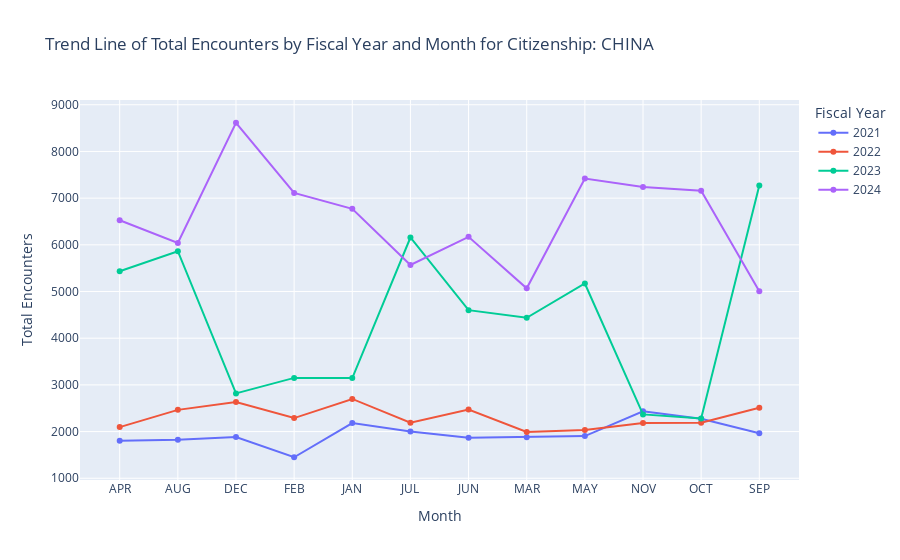

Notebook cell for this chart:
### Code cell
# Create a trend line graph for the Sum of Encounter by Fiscal Year and Month for Citizenship == 'CHINA'. Add sum of Encounter Count to the table.
china_encounters = encounters_aor_df[encounters_aor_df['Citizenship'] == 'CHINA']
china_encounters_by_year_month = china_encounters.groupby(['Fiscal Year', 'Month'])['Encounter Count'].sum().unstack(fill_value=0)  
fig = px.line(china_encounters_by_year_month.reset_index().melt(id_vars='Fiscal Year', var_name='Month', value_name='Encounter Count'),
              x='Month', y='Encounter Count', color='Fiscal Year',
              title='Trend Line of Total Encounters by Fiscal Year and Month for Citizenship: CHINA',
              labels={'Encounter Count': 'Total Encounters', 'Month': 'Month'})
fig.update_traces(mode='lines+markers')
fig.update_layout(yaxis_title='Total Encounters', xaxis_title='Month')
fig.show()

### Figure 1 — Plotly figure (JSON) as saved in the notebook; plotly's stock layout.template omitted (floating-point values rounded to 4 significant figures)
{"data": [{"hovertemplate": "Fiscal Year=2021<br>Month=%{x}<br>Total Encounters=%{y}<extra></extra>", "legendgroup": "2021", "line": {"color": "#636efa", "dash": "solid"}, "marker": {"symbol": "circle"}, "mode": "lines+markers", "name": "2021", "orientation": "v", "showlegend": true, "type": "scatter", "x": ["APR", "AUG", "DEC", "FEB", "JAN", "JUL", "JUN", "MAR", "MAY", "NOV", "OCT", "SEP"], "xaxis": "x", "y": [1801, 1827, 1882, 1450, 2183, 2004, 1868, 1881, 1903, 2433, 2275, 1964], "yaxis": "y"}, {"hovertemplate": "Fiscal Year=2022<br>Month=%{x}<br>Total Encounters=%{y}<extra></extra>", "legendgroup": "2022", "line": {"color": "#EF553B", "dash": "solid"}, "marker": {"symbol": "circle"}, "mode": "lines+markers", "name": "2022", "orientation": "v", "showlegend": true, "type": "scatter", "x": ["APR", "AUG", "DEC", "FEB", "JAN", "JUL", "JUN", "MAR", "MAY", "NOV", "OCT", "SEP"], "xaxis": "x", "y": [2096, 2465, 2634, 2289, 2699, 2191, 2472, 1990, 2036, 2186, 2188, 2510], "yaxis": "y"}, {"hovertemplate": "Fiscal Year=2023<br>Month=%{x}<br>Total Encounters=%{y}<extra></extra>", "legendgroup": "2023", "line": {"color": "#00cc96", "dash": "solid"}, "marker": {"symbol": "circle"}, "mode": "lines+markers", "name": "2023", "orientation": "v", "showlegend": true, "type": "scatter", "x": ["APR", "AUG", "DEC", "FEB", "JAN", "JUL", "JUN", "MAR", "MAY", "NOV", "OCT", "SEP"], "xaxis": "x", "y": [5434, 5864, 2818, 3150, 3147, 6157, 4601, 4437, 5172, 2368, 2281, 7271], "yaxis": "y"}, {"hovertemplate": "Fiscal Year=2024<br>Month=%{x}<br>Total Encounters=%{y}<extra></extra>", "legendgroup": "2024", "line": {"color": "#ab63fa", "dash": "solid"}, "marker": {"symbol": "circle"}, "mode": "lines+markers", "name": "2024", "orientation": "v", "showlegend": true, "type": "scatter", "x": ["APR", "AUG", "DEC", "FEB", "JAN", "JUL", "JUN", "MAR", "MAY", "NOV", "OCT", "SEP"], "xaxis": "x", "y": [6527, 6040, 8615, 7112, 6772, 5569, 6171, 5069, 7421, 7238, 7160, 5007], "yaxis": "y"}], "layout": {"legend": {"title": {"text": "Fiscal Year"}, "tracegroupgap": 0}, "title": {"text": "Trend Line of Total Encounters by Fiscal Year and Month for Citizenship: CHINA"}, "xaxis": {"anchor": "y", "domain": [0, 1], "title": {"text": "Month"}}, "yaxis": {"anchor": "x", "domain": [0, 1], "title": {"text": "Total Encounters"}}}}
